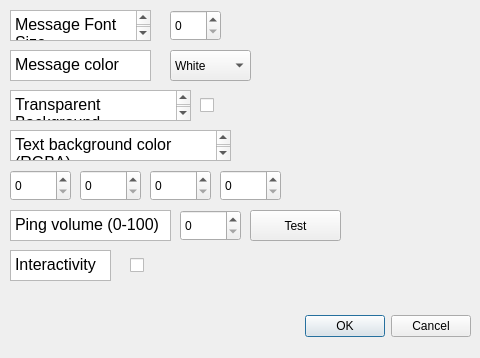
<?xml version="1.0" encoding="UTF-8"?>
<ui version="4.0">
 <class>preferences</class>
 <widget class="QDialog" name="preferences">
  <property name="geometry">
   <rect>
    <x>0</x>
    <y>0</y>
    <width>480</width>
    <height>358</height>
   </rect>
  </property>
  <property name="windowTitle">
   <string>Dialog</string>
  </property>
  <widget class="QDialogButtonBox" name="buttonBox">
   <property name="geometry">
    <rect>
     <x>10</x>
     <y>310</y>
     <width>461</width>
     <height>32</height>
    </rect>
   </property>
   <property name="orientation">
    <enum>Qt::Orientation::Horizontal</enum>
   </property>
   <property name="standardButtons">
    <set>QDialogButtonBox::StandardButton::Cancel|QDialogButtonBox::StandardButton::Ok</set>
   </property>
  </widget>
  <widget class="QSpinBox" name="fontSizeSpinBox">
   <property name="geometry">
    <rect>
     <x>170</x>
     <y>10</y>
     <width>51</width>
     <height>31</height>
    </rect>
   </property>
  </widget>
  <widget class="QSpinBox" name="rSpinBox">
   <property name="geometry">
    <rect>
     <x>10</x>
     <y>170</y>
     <width>61</width>
     <height>31</height>
    </rect>
   </property>
  </widget>
  <widget class="QTextBrowser" name="textBrowser_3">
   <property name="geometry">
    <rect>
     <x>10</x>
     <y>90</y>
     <width>181</width>
     <height>31</height>
    </rect>
   </property>
   <property name="html">
    <string>&lt;!DOCTYPE HTML PUBLIC &quot;-//W3C//DTD HTML 4.0//EN&quot; &quot;http://www.w3.org/TR/REC-html40/strict.dtd&quot;&gt;
&lt;html&gt;&lt;head&gt;&lt;meta name=&quot;qrichtext&quot; content=&quot;1&quot; /&gt;&lt;meta charset=&quot;utf-8&quot; /&gt;&lt;style type=&quot;text/css&quot;&gt;
p, li { white-space: pre-wrap; }
hr { height: 1px; border-width: 0; }
li.unchecked::marker { content: &quot;\2610&quot;; }
li.checked::marker { content: &quot;\2612&quot;; }
&lt;/style&gt;&lt;/head&gt;&lt;body style=&quot; font-family:'Segoe UI'; font-size:9pt; font-weight:400; font-style:normal;&quot;&gt;
&lt;p style=&quot; margin-top:0px; margin-bottom:0px; margin-left:0px; margin-right:0px; -qt-block-indent:0; text-indent:0px;&quot;&gt;&lt;span style=&quot; font-size:12pt;&quot;&gt;Transparent Background&lt;/span&gt;&lt;/p&gt;&lt;/body&gt;&lt;/html&gt;</string>
   </property>
  </widget>
  <widget class="QTextBrowser" name="textBrowser_2">
   <property name="geometry">
    <rect>
     <x>10</x>
     <y>50</y>
     <width>141</width>
     <height>31</height>
    </rect>
   </property>
   <property name="html">
    <string>&lt;!DOCTYPE HTML PUBLIC &quot;-//W3C//DTD HTML 4.0//EN&quot; &quot;http://www.w3.org/TR/REC-html40/strict.dtd&quot;&gt;
&lt;html&gt;&lt;head&gt;&lt;meta name=&quot;qrichtext&quot; content=&quot;1&quot; /&gt;&lt;meta charset=&quot;utf-8&quot; /&gt;&lt;style type=&quot;text/css&quot;&gt;
p, li { white-space: pre-wrap; }
hr { height: 1px; border-width: 0; }
li.unchecked::marker { content: &quot;\2610&quot;; }
li.checked::marker { content: &quot;\2612&quot;; }
&lt;/style&gt;&lt;/head&gt;&lt;body style=&quot; font-family:'Segoe UI'; font-size:9pt; font-weight:400; font-style:normal;&quot;&gt;
&lt;p style=&quot; margin-top:0px; margin-bottom:0px; margin-left:0px; margin-right:0px; -qt-block-indent:0; text-indent:0px;&quot;&gt;&lt;span style=&quot; font-size:12pt;&quot;&gt;Message color&lt;/span&gt;&lt;/p&gt;&lt;/body&gt;&lt;/html&gt;</string>
   </property>
  </widget>
  <widget class="QPushButton" name="testButton">
   <property name="geometry">
    <rect>
     <x>250</x>
     <y>210</y>
     <width>91</width>
     <height>31</height>
    </rect>
   </property>
   <property name="text">
    <string>Test</string>
   </property>
  </widget>
  <widget class="QSpinBox" name="volumeSpinBox">
   <property name="geometry">
    <rect>
     <x>180</x>
     <y>210</y>
     <width>61</width>
     <height>31</height>
    </rect>
   </property>
  </widget>
  <widget class="QComboBox" name="colourComboBox">
   <property name="geometry">
    <rect>
     <x>170</x>
     <y>50</y>
     <width>81</width>
     <height>31</height>
    </rect>
   </property>
   <item>
    <property name="text">
     <string>White</string>
    </property>
   </item>
   <item>
    <property name="text">
     <string>Blue</string>
    </property>
   </item>
   <item>
    <property name="text">
     <string>Cyan</string>
    </property>
   </item>
   <item>
    <property name="text">
     <string>Magenta</string>
    </property>
   </item>
   <item>
    <property name="text">
     <string>Purple</string>
    </property>
   </item>
   <item>
    <property name="text">
     <string>Pink</string>
    </property>
   </item>
   <item>
    <property name="text">
     <string>Green</string>
    </property>
   </item>
   <item>
    <property name="text">
     <string>Black</string>
    </property>
   </item>
   <item>
    <property name="text">
     <string>Red</string>
    </property>
   </item>
   <item>
    <property name="text">
     <string>Yellow</string>
    </property>
   </item>
  </widget>
  <widget class="QCheckBox" name="interactivityCheckBox">
   <property name="geometry">
    <rect>
     <x>130</x>
     <y>250</y>
     <width>76</width>
     <height>31</height>
    </rect>
   </property>
   <property name="text">
    <string/>
   </property>
  </widget>
  <widget class="QSpinBox" name="gSpinBox">
   <property name="geometry">
    <rect>
     <x>80</x>
     <y>170</y>
     <width>61</width>
     <height>31</height>
    </rect>
   </property>
  </widget>
  <widget class="QCheckBox" name="transparentCheckBox">
   <property name="geometry">
    <rect>
     <x>200</x>
     <y>90</y>
     <width>76</width>
     <height>31</height>
    </rect>
   </property>
   <property name="text">
    <string/>
   </property>
  </widget>
  <widget class="QTextBrowser" name="textBrowser_4">
   <property name="geometry">
    <rect>
     <x>10</x>
     <y>130</y>
     <width>221</width>
     <height>31</height>
    </rect>
   </property>
   <property name="html">
    <string>&lt;!DOCTYPE HTML PUBLIC &quot;-//W3C//DTD HTML 4.0//EN&quot; &quot;http://www.w3.org/TR/REC-html40/strict.dtd&quot;&gt;
&lt;html&gt;&lt;head&gt;&lt;meta name=&quot;qrichtext&quot; content=&quot;1&quot; /&gt;&lt;meta charset=&quot;utf-8&quot; /&gt;&lt;style type=&quot;text/css&quot;&gt;
p, li { white-space: pre-wrap; }
hr { height: 1px; border-width: 0; }
li.unchecked::marker { content: &quot;\2610&quot;; }
li.checked::marker { content: &quot;\2612&quot;; }
&lt;/style&gt;&lt;/head&gt;&lt;body style=&quot; font-family:'Segoe UI'; font-size:9pt; font-weight:400; font-style:normal;&quot;&gt;
&lt;p style=&quot; margin-top:0px; margin-bottom:0px; margin-left:0px; margin-right:0px; -qt-block-indent:0; text-indent:0px;&quot;&gt;&lt;span style=&quot; font-size:12pt;&quot;&gt;Text background color (RGBA)&lt;/span&gt;&lt;/p&gt;&lt;/body&gt;&lt;/html&gt;</string>
   </property>
  </widget>
  <widget class="QSpinBox" name="aSpinBox">
   <property name="geometry">
    <rect>
     <x>220</x>
     <y>170</y>
     <width>61</width>
     <height>31</height>
    </rect>
   </property>
  </widget>
  <widget class="QSpinBox" name="bSpinBox">
   <property name="geometry">
    <rect>
     <x>150</x>
     <y>170</y>
     <width>61</width>
     <height>31</height>
    </rect>
   </property>
  </widget>
  <widget class="QTextBrowser" name="textBrowser_6">
   <property name="geometry">
    <rect>
     <x>10</x>
     <y>250</y>
     <width>101</width>
     <height>31</height>
    </rect>
   </property>
   <property name="html">
    <string>&lt;!DOCTYPE HTML PUBLIC &quot;-//W3C//DTD HTML 4.0//EN&quot; &quot;http://www.w3.org/TR/REC-html40/strict.dtd&quot;&gt;
&lt;html&gt;&lt;head&gt;&lt;meta name=&quot;qrichtext&quot; content=&quot;1&quot; /&gt;&lt;meta charset=&quot;utf-8&quot; /&gt;&lt;style type=&quot;text/css&quot;&gt;
p, li { white-space: pre-wrap; }
hr { height: 1px; border-width: 0; }
li.unchecked::marker { content: &quot;\2610&quot;; }
li.checked::marker { content: &quot;\2612&quot;; }
&lt;/style&gt;&lt;/head&gt;&lt;body style=&quot; font-family:'Segoe UI'; font-size:9pt; font-weight:400; font-style:normal;&quot;&gt;
&lt;p style=&quot; margin-top:0px; margin-bottom:0px; margin-left:0px; margin-right:0px; -qt-block-indent:0; text-indent:0px;&quot;&gt;&lt;span style=&quot; font-size:12pt;&quot;&gt;Interactivity&lt;/span&gt;&lt;/p&gt;&lt;/body&gt;&lt;/html&gt;</string>
   </property>
  </widget>
  <widget class="QTextBrowser" name="textBrowser">
   <property name="geometry">
    <rect>
     <x>10</x>
     <y>10</y>
     <width>141</width>
     <height>31</height>
    </rect>
   </property>
   <property name="html">
    <string>&lt;!DOCTYPE HTML PUBLIC &quot;-//W3C//DTD HTML 4.0//EN&quot; &quot;http://www.w3.org/TR/REC-html40/strict.dtd&quot;&gt;
&lt;html&gt;&lt;head&gt;&lt;meta name=&quot;qrichtext&quot; content=&quot;1&quot; /&gt;&lt;meta charset=&quot;utf-8&quot; /&gt;&lt;style type=&quot;text/css&quot;&gt;
p, li { white-space: pre-wrap; }
hr { height: 1px; border-width: 0; }
li.unchecked::marker { content: &quot;\2610&quot;; }
li.checked::marker { content: &quot;\2612&quot;; }
&lt;/style&gt;&lt;/head&gt;&lt;body style=&quot; font-family:'Segoe UI'; font-size:9pt; font-weight:400; font-style:normal;&quot;&gt;
&lt;p style=&quot; margin-top:0px; margin-bottom:0px; margin-left:0px; margin-right:0px; -qt-block-indent:0; text-indent:0px;&quot;&gt;&lt;span style=&quot; font-size:12pt;&quot;&gt;Message Font Size&lt;/span&gt;&lt;/p&gt;&lt;/body&gt;&lt;/html&gt;</string>
   </property>
  </widget>
  <widget class="QTextBrowser" name="textBrowser_5">
   <property name="geometry">
    <rect>
     <x>10</x>
     <y>210</y>
     <width>161</width>
     <height>31</height>
    </rect>
   </property>
   <property name="html">
    <string>&lt;!DOCTYPE HTML PUBLIC &quot;-//W3C//DTD HTML 4.0//EN&quot; &quot;http://www.w3.org/TR/REC-html40/strict.dtd&quot;&gt;
&lt;html&gt;&lt;head&gt;&lt;meta name=&quot;qrichtext&quot; content=&quot;1&quot; /&gt;&lt;meta charset=&quot;utf-8&quot; /&gt;&lt;style type=&quot;text/css&quot;&gt;
p, li { white-space: pre-wrap; }
hr { height: 1px; border-width: 0; }
li.unchecked::marker { content: &quot;\2610&quot;; }
li.checked::marker { content: &quot;\2612&quot;; }
&lt;/style&gt;&lt;/head&gt;&lt;body style=&quot; font-family:'Segoe UI'; font-size:9pt; font-weight:400; font-style:normal;&quot;&gt;
&lt;p style=&quot; margin-top:0px; margin-bottom:0px; margin-left:0px; margin-right:0px; -qt-block-indent:0; text-indent:0px;&quot;&gt;&lt;span style=&quot; font-size:12pt;&quot;&gt;Ping volume (0-100)&lt;/span&gt;&lt;/p&gt;&lt;/body&gt;&lt;/html&gt;</string>
   </property>
  </widget>
 </widget>
 <resources/>
 <connections>
  <connection>
   <sender>buttonBox</sender>
   <signal>accepted()</signal>
   <receiver>preferences</receiver>
   <slot>accept()</slot>
   <hints>
    <hint type="sourcelabel">
     <x>248</x>
     <y>254</y>
    </hint>
    <hint type="destinationlabel">
     <x>157</x>
     <y>274</y>
    </hint>
   </hints>
  </connection>
  <connection>
   <sender>buttonBox</sender>
   <signal>rejected()</signal>
   <receiver>preferences</receiver>
   <slot>reject()</slot>
   <hints>
    <hint type="sourcelabel">
     <x>316</x>
     <y>260</y>
    </hint>
    <hint type="destinationlabel">
     <x>286</x>
     <y>274</y>
    </hint>
   </hints>
  </connection>
 </connections>
</ui>
